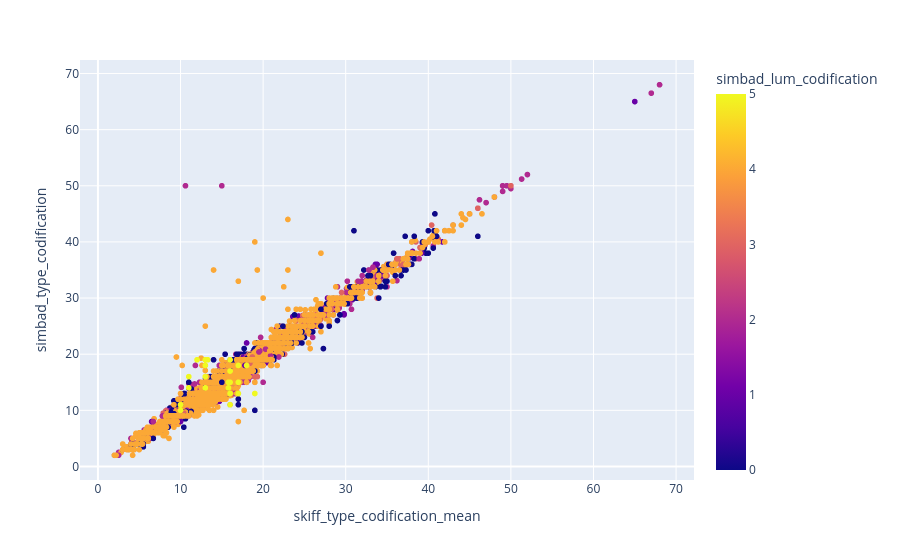

Here is the notebook cell this chart was saved with:
### Code cell
import plotly.express as px

fig = px.scatter(
    data_frame=simbad_skiff,
    x="skiff_type_codification_mean",
    y="simbad_type_codification",
    hover_data=["skiff_index"],
    color="simbad_lum_codification")

fig.show()

### Figure 1 — Plotly figure (JSON) as saved in the notebook; plotly's stock layout.template omitted (floating-point values rounded to 4 significant figures; data arrays with more than 128 entries replaced by an {"elided": "..."} marker saying what was removed)
{"data": [{"customdata": {"elided": "19489x1 int values"}, "hovertemplate": "skiff_type_codification_mean=%{x}<br>simbad_type_codification=%{y}<br>skiff_index=%{customdata[0]}<br>simbad_lum_codification=%{marker.color}<extra></extra>", "legendgroup": "", "marker": {"color": {"elided": "19489 int values"}, "coloraxis": "coloraxis", "symbol": "circle"}, "mode": "markers", "name": "", "showlegend": false, "type": "scattergl", "x": {"elided": "19489 float values"}, "xaxis": "x", "y": {"elided": "19489 float values"}, "yaxis": "y"}], "layout": {"coloraxis": {"colorbar": {"title": {"text": "simbad_lum_codification"}}, "colorscale": [[0, "#0d0887"], [0.1111, "#46039f"], [0.2222, "#7201a8"], [0.3333, "#9c179e"], [0.4444, "#bd3786"], [0.5556, "#d8576b"], [0.6667, "#ed7953"], [0.7778, "#fb9f3a"], [0.8889, "#fdca26"], [1, "#f0f921"]]}, "legend": {"tracegroupgap": 0}, "margin": {"t": 60}, "xaxis": {"anchor": "y", "domain": [0, 1], "title": {"text": "skiff_type_codification_mean"}}, "yaxis": {"anchor": "x", "domain": [0, 1], "title": {"text": "simbad_type_codification"}}}}
